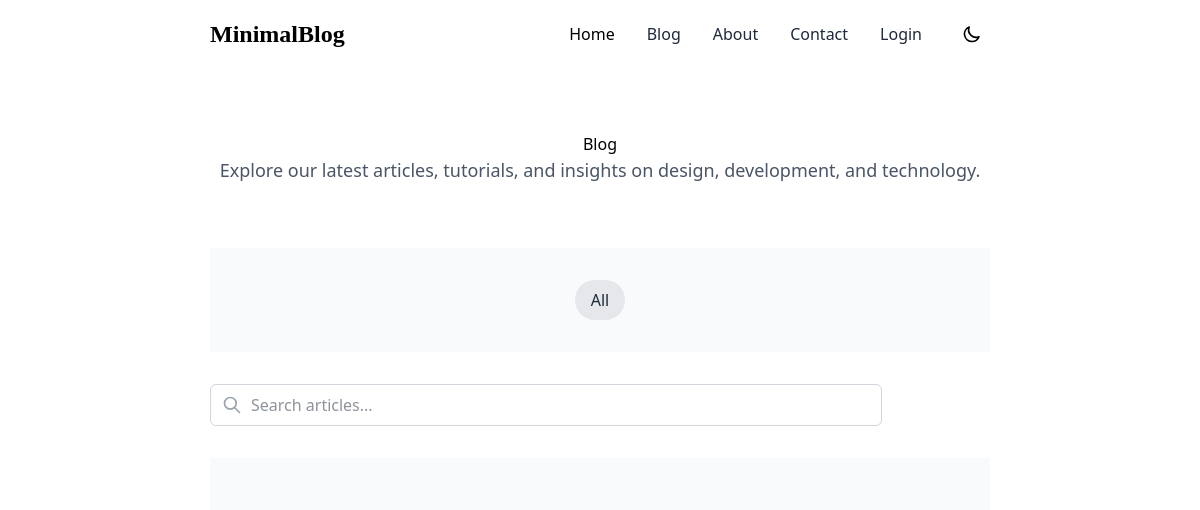
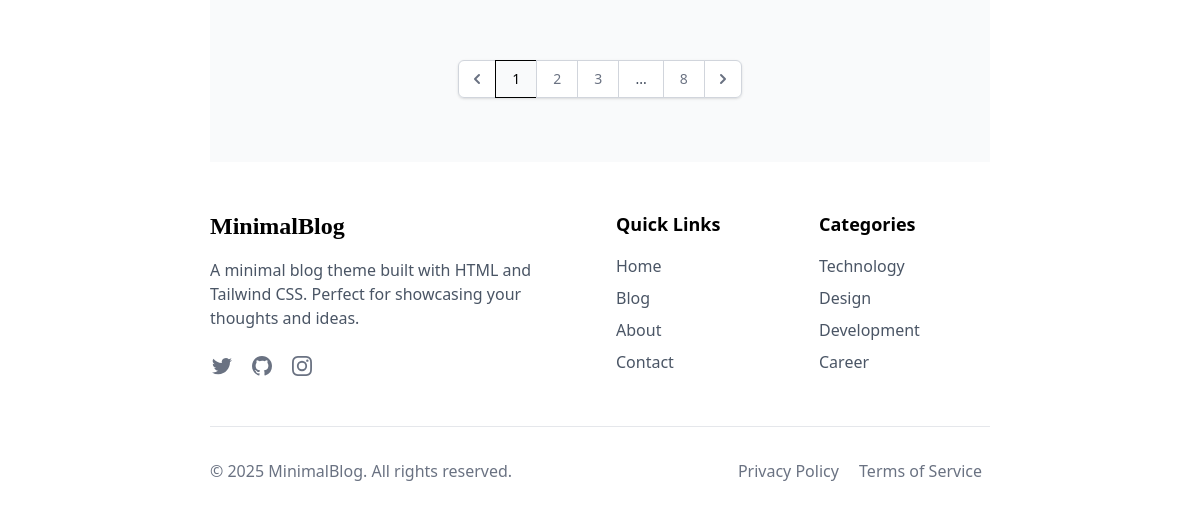
/blog, run on an earlier commit of the app's database (2 pictures, top to bottom).
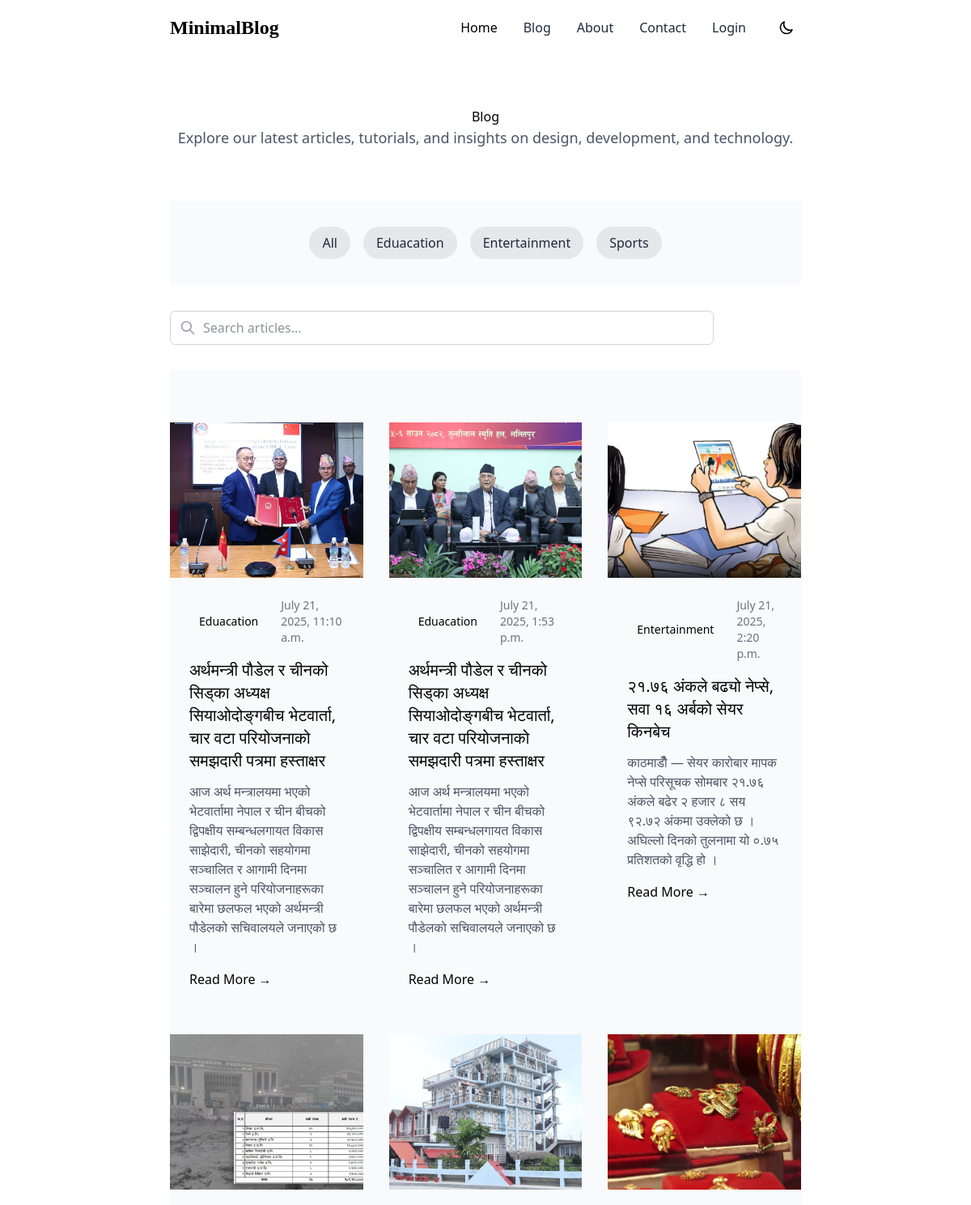
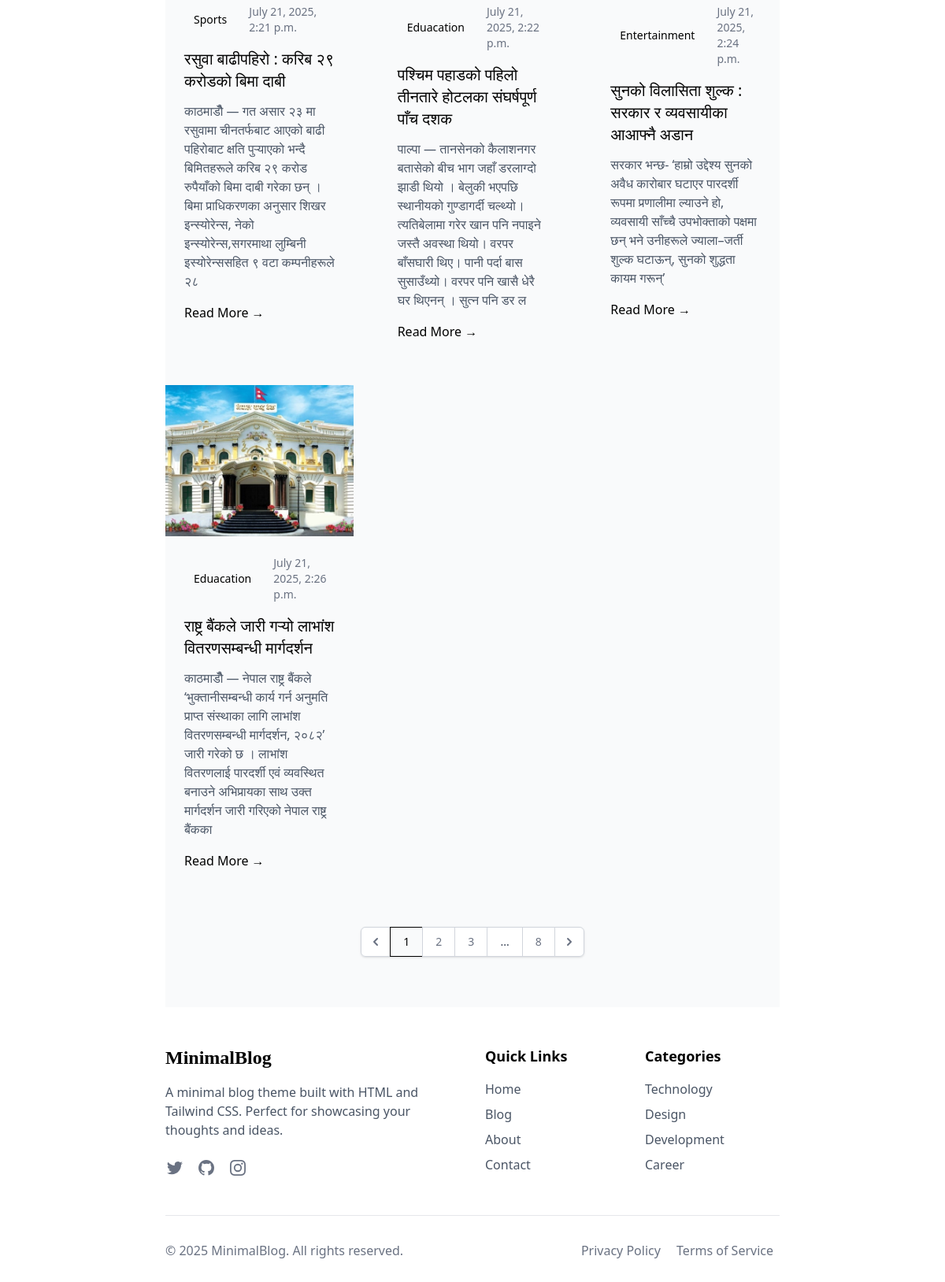
And on a later commit of the database (2 pictures, top to bottom).
### blog/models.py (models this page shows, shortened)
class Category(models.Model):
    title = models.CharField(max_length=255)
    slug = models.SlugField(max_length=255, unique=True, null=True, blank=True)
    img = models.ImageField(upload_to="category/", null=True, blank=True)

class Blog(models.Model):
    title = models.CharField(max_length=255)
    small_content = models.CharField(max_length=255)
    slug = models.SlugField(max_length=255, unique=True, null=True, blank=True)
    home_page_show = models.BooleanField(default=False)
    featured_blog = models.BooleanField(default=False)
    img = models.ImageField(upload_to="blog/", null=True, blank=True)
    content = models.TextField()
    tag = models.ManyToManyField(Tag)
    category = models.ForeignKey(Category, on_delete=models.CASCADE)
    created_at = models.DateTimeField(auto_now_add=True)
    updated_at = models.DateTimeField(auto_now=True)

### blog/views.py (the view)
# urls.py: path("blog", Blogs, name="blogpage"),
def Blogs(request):
    blog = Blog.objects.all()
    category = Category.objects.all()
    context = {
        'blog': blog,
        'category': category
    }
    return render(request, "blog.html", context)

### templates/blog.html (shortened to what this page needs)
{% extends 'base/base.html' %}
{% block content %}
    <section class="bg-white dark:bg-gray-900 py-16">
      <div class="container mx-auto text-center">
        <h1>Blog</h1>
        <p class="text-lg text-gray-600 dark:text-gray-300 max-w-3xl mx-auto">
          Explore our latest articles, tutorials, and insights on design, development, and technology.
        </p>
      </div>
    </section>
    <section class="py-8 bg-gray-50 dark:bg-gray-800">
      <div class="container-custom">
        <div class="flex flex-wrap justify-center gap-4">
            <button class="px-4 py-2 rounded-full bg-gray-200 text-gray-800 dark:bg-gray-700 dark:text-gray-200 hover:bg-gray-300 dark:hover:bg-gray-600 transition-colors">All</button>
          {% for categorys in category %}
            <a href="{% url 'Singlecategorypage' categorys.id %}" class="px-4 py-2 rounded-full bg-gray-200 text-gray-800 dark:bg-gray-700 dark:text-gray-200 hover:bg-gray-300 dark:hover:bg-gray-600 transition-colors">{{ categorys.title }}</a>
          {% endfor %}
        </div>
      </div>
    </section>
    <section class="py-8 bg-white dark:bg-gray-900">
      <div class="container-custom max-w-2xl">
        <div class="relative">
          <input
            type="text"
            placeholder="Search articles..."
            class="w-full px-4 py-2 pl-10 rounded-md border border-gray-300 dark:border-gray-700 bg-white dark:bg-gray-800 text-gray-800 dark:text-gray-200 focus:outline-none focus:ring-2 focus:ring-primary-500"
          />
          <svg xmlns="http://www.w3.org/2000/svg" class="h-5 w-5 absolute left-3 top-1/2 transform -translate-y-1/2 text-gray-400" fill="none" viewBox="0 0 24 24" stroke="currentColor">
            <path stroke-linecap="round" stroke-linejoin="round" stroke-width="2" d="M21 21l-6-6m2-5a7 7 0 11-14 0 7 7 0 0114 0z" />
          </svg>
        </div>
      </div>
    </section>
    <section class="py-16 bg-gray-50 dark:bg-gray-800">
      <div class="container-custom">
        <div class="grid md:grid-cols-2 lg:grid-cols-3 gap-8">
        {% for posts in blog%}
          <article class="card animate-fade-in">
            <img
              src="{{ posts.img.url }}"
              alt="People collaborating"
              class="w-full h-48 object-cover"
            />
            <div class="p-6">
              <div class="flex items-center mb-4">
                <span class="text-sm font-medium bg-primary-100 text-primary-800 dark:bg-primary-900 dark:text-primary-200 px-3 py-1 rounded-full">{{ posts.category.title }}</span>
                <span class="ml-4 text-sm text-gray-500 dark:text-gray-400">{{ posts.created_at }}</span>
              </div>
              <h3 class="text-xl mb-3">{{ posts.title }}</h3>
              <p class="text-gray-600 dark:text-gray-300 mb-4">
                {{ posts.small_content }}
              </p>
              <a href="{% url 'singleblogpage' posts.id %}" class="text-primary-600 dark:text-primary-400 font-medium hover:text-primary-700 dark:hover:text-primary-300">Read More →</a>
            </div>
          </article>
        {% endfor %}
        </div>
        <div class="flex justify-center mt-12">
          <nav class="inline-flex rounded-md shadow-sm -space-x-px" aria-label="Pagination">
            <a href="#" class="relative inline-flex items-center px-2 py-2 rounded-l-md border border-gray-300 dark:border-gray-700 bg-white dark:bg-gray-800 text-sm font-medium text-gray-500 dark:text-gray-400 hover:bg-gray-50 dark:hover:bg-gray-700">
              <svg class="h-5 w-5" xmlns="http://www.w3.org/2000/svg" viewBox="0 0 20 20" fill="currentColor" aria-hidden="true">
                <path fill-rule="evenodd" d="M12.707 5.293a1 1 0 010 1.414L9.414 10l3.293 3.293a1 1 0 01-1.414 1.414l-4-4a1 1 0 010-1.414l4-4a1 1 0 011.414 0z" clip-rule="evenodd" />
              </svg>
            </a>
            <a href="#" aria-current="page" class="relative inline-flex items-center px-4 py-2 border border-primary-500 bg-primary-50 dark:bg-primary-900 text-sm font-medium text-primary-600 dark:text-primary-300">
              1
            </a>
            <a href="#" class="relative inline-flex items-center px-4 py-2 border border-gray-300 dark:border-gray-700 bg-white dark:bg-gray-800 text-sm font-medium text-gray-500 dark:text-gray-400 hover:bg-gray-50 dark:hover:bg-gray-700">
              2
            </a>
            <a href="#" class="relative inline-flex items-center px-4 py-2 border border-gray-300 dark:border-gray-700 bg-white dark:bg-gray-800 text-sm font-medium text-gray-500 dark:text-gray-400 hover:bg-gray-50 dark:hover:bg-gray-700">
              3
            </a>
            <span class="relative inline-flex items-center px-4 py-2 border border-gray-300 dark:border-gray-700 bg-white dark:bg-gray-800 text-sm font-medium text-gray-700 dark:text-gray-400">
              ...
            </span>
            <a href="#" class="relative inline-flex items-center px-4 py-2 border border-gray-300 dark:border-gray-700 bg-white dark:bg-gray-800 text-sm font-medium text-gray-500 dark:text-gray-400 hover:bg-gray-50 dark:hover:bg-gray-700">
              8
            </a>
            <a href="#" class="relative inline-flex items-center px-2 py-2 rounded-r-md border border-gray-300 dark:border-gray-700 bg-white dark:bg-gray-800 text-sm font-medium text-gray-500 dark:text-gray-400 hover:bg-gray-50 dark:hover:bg-gray-700">
              <svg class="h-5 w-5" xmlns="http://www.w3.org/2000/svg" viewBox="0 0 20 20" fill="currentColor" aria-hidden="true">
                <path fill-rule="evenodd" d="M7.293 14.707a1 1 0 010-1.414L10.586 10 7.293 6.707a1 1 0 011.414-1.414l4 4a1 1 0 010 1.414l-4 4a1 1 0 01-1.414 0z" clip-rule="evenodd" />
              </svg>
            </a>
          </nav>
        </div>
      </div>
    </section>
    {% endblock %}

### templates/base/base.html
{% include 'base/header.html' %}
{% block content %}
{% endblock content %}
{% include 'base/footer.html' %}

### templates/base/Header.html (shortened to what this page needs)
{% load static %}
<!DOCTYPE html>
<html lang="en">
  <head>
    <link rel="stylesheet" href="https://cdn.jsdelivr.net/npm/swiper@11/swiper-bundle.min.css" />
    <link rel="stylesheet" href="{% static 'src/style.css' %}" />
    <script src="https://cdn.jsdelivr.net/npm/@tailwindcss/browser@4"></script>
  </head>
  <body class="w-[95vw] md:w-[90vw] lg:w-[65vw] mx-auto">
    <header class="sticky top-0 bg-white dark:bg-gray-900 z-10">
      <nav class="container-custom py-4">
        <div class="flex justify-between items-center">
          <a href="/" class="text-2xl font-serif font-bold text-primary-600 dark:text-primary-400">
            MinimalBlog
          </a>
          <div class="hidden md:flex items-center space-x-8">
            <a href="{% url 'homepage' %}" class="font-medium text-primary-600 dark:text-primary-400 hover:text-primary-700 dark:hover:text-primary-300">Home</a>
            <a href="blog" class="font-medium text-gray-800 dark:text-gray-200 hover:text-primary-500 dark:hover:text-primary-400">Blog</a>
            <a href="about" class="font-medium text-gray-800 dark:text-gray-200 hover:text-primary-500 dark:hover:text-primary-400">About</a>
            <a href="contact" class="font-medium text-gray-800 dark:text-gray-200 hover:text-primary-500 dark:hover:text-primary-400">Contact</a>
            {% if user.is_authenticated %}
              <a href="{% url 'profiles' %}" class="font-medium text-gray-800 dark:text-gray-200 hover:text-primary-500 dark:hover:text-primary-400">{{user.email}}</a>
              <a href="{% url 'logout' %}" class="font-medium text-gray-800 dark:text-gray-200 hover:text-primary-500 dark:hover:text-primary-400">logout</a>
            {% else %}
              <a href="{% url 'login' %}" class="font-medium text-gray-800 dark:text-gray-200 hover:text-primary-500 dark:hover:text-primary-400">Login</a>
            {% endif %}
            <button id="theme-toggle" class="p-2 rounded-full hover:bg-gray-100 dark:hover:bg-gray-800">
              <svg xmlns="http://www.w3.org/2000/svg" class="h-5 w-5 block dark:hidden" fill="none" viewBox="0 0 24 24" stroke="currentColor">
                <path stroke-linecap="round" stroke-linejoin="round" stroke-width="2" d="M20.354 15.354A9 9 0 018.646 3.646 9.003 9.003 0 0012 21a9.003 9.003 0 008.354-5.646z" />
              </svg>
            </button>
          </div>
        </div>
      </nav>
    </header>

### templates/base/Footer.html (shortened to what this page needs)
    <footer class=" dark:bg-gray-800 py-12">
      <div class="container-custom">
        <div class="grid md:grid-cols-4 gap-8">
          <div class="md:col-span-2">
            <a href="/" class="text-2xl font-serif font-bold text-primary-600 dark:text-primary-400">
              MinimalBlog
            </a>
            <p class="mt-4 text-gray-600 dark:text-gray-300">
              A minimal blog theme built with HTML and Tailwind CSS. Perfect for showcasing your thoughts and ideas.
            </p>
            <div class="flex space-x-4 mt-6">
              <a href="#" class="text-gray-500 hover:text-primary-500 dark:text-gray-400 dark:hover:text-primary-400">
              </a>
              <a href="#" class="text-gray-500 hover:text-primary-500 dark:text-gray-400 dark:hover:text-primary-400">
              </a>
              <a href="#" class="text-gray-500 hover:text-primary-500 dark:text-gray-400 dark:hover:text-primary-400">
              </a>
            </div>
          </div>
          <div>
            <h3 class="text-lg font-semibold mb-4">Quick Links</h3>
            <ul class="space-y-2">
              <li><a href="/" class="text-gray-600 dark:text-gray-300 hover:text-primary-500 dark:hover:text-primary-400">Home</a></li>
              <li><a href="/blog.html" class="text-gray-600 dark:text-gray-300 hover:text-primary-500 dark:hover:text-primary-400">Blog</a></li>
              <li><a href="/about.html" class="text-gray-600 dark:text-gray-300 hover:text-primary-500 dark:hover:text-primary-400">About</a></li>
              <li><a href="/contact.html" class="text-gray-600 dark:text-gray-300 hover:text-primary-500 dark:hover:text-primary-400">Contact</a></li>
            </ul>
          </div>
          <div>
            <h3 class="text-lg font-semibold mb-4">Categories</h3>
            <ul class="space-y-2">
              <li><a href="/blog.html" class="text-gray-600 dark:text-gray-300 hover:text-primary-500 dark:hover:text-primary-400">Technology</a></li>
              <li><a href="/blog.html" class="text-gray-600 dark:text-gray-300 hover:text-primary-500 dark:hover:text-primary-400">Design</a></li>
              <li><a href="/blog.html" class="text-gray-600 dark:text-gray-300 hover:text-primary-500 dark:hover:text-primary-400">Development</a></li>
              <li><a href="/blog.html" class="text-gray-600 dark:text-gray-300 hover:text-primary-500 dark:hover:text-primary-400">Career</a></li>
            </ul>
          </div>
        </div>
        <div class="border-t border-gray-200 dark:border-gray-700 mt-12 pt-8 flex flex-col md:flex-row justify-between items-center">
          <p class="text-gray-500 dark:text-gray-400">© 2025 MinimalBlog. All rights reserved.</p>
          <div class="mt-4 md:mt-0">
            <a href="#" class="text-gray-500 dark:text-gray-400 hover:text-gray-600 dark:hover:text-gray-300 mx-2">Privacy Policy</a>
            <a href="#" class="text-gray-500 dark:text-gray-400 hover:text-gray-600 dark:hover:text-gray-300 mx-2">Terms of Service</a>
          </div>
        </div>
      </div>
    </footer>
  </body>
</html>

What changed in the data, as far as the page shows it:
added Category: title "Eduacation"
added Category: title "Entertainment"
added Category: title "Sports"
added Blog: img (picture), category "Eduacation", created_at "July 21, 2025, 11:10 a.m.", title "अर्थमन्त्री पौडेल र चीनको सिड्का अध्यक्ष सियाओदोङ्गबीच भेटवार्ता, चार वटा परियोजनाको समझदारी पत्रमा हस्ताक्षर", small_content "आज अर्थ मन्त्रालयमा भएको भेटवार्तामा नेपाल र चीन बीचको द्विपक्षीय सम्बन्धलगायत विकास साझेदारी, चीनको सहयोगमा सञ्चालित र आगामी दिनमा सञ्चालन हुने परियोजनाहरूका बारेमा छलफल भएको अर्थमन्त्री पौडेलको सचिवालयले जनाएको छ ।"
added Blog: img (picture), category "Eduacation", created_at "July 21, 2025, 1:53 p.m.", title "अर्थमन्त्री पौडेल र चीनको सिड्का अध्यक्ष सियाओदोङ्गबीच भेटवार्ता, चार वटा परियोजनाको समझदारी पत्रमा हस्ताक्षर", small_content "आज अर्थ मन्त्रालयमा भएको भेटवार्तामा नेपाल र चीन बीचको द्विपक्षीय सम्बन्धलगायत विकास साझेदारी, चीनको सहयोगमा सञ्चालित र आगामी दिनमा सञ्चालन हुने परियोजनाहरूका बारेमा छलफल भएको अर्थमन्त्री पौडेलको सचिवालयले जनाएको छ ।"
added Blog: img (picture), category "Entertainment", created_at "July 21, 2025, 2:20 p.m.", title "२१.७६ अंकले बढ्यो नेप्से, सवा १६ अर्बको सेयर किनबेच", small_content "काठमाडौँ — सेयर कारोबार मापक नेप्से परिसूचक सोमबार २१.७६ अंकले बढेर २ हजार ८ सय ९२.७२ अंकमा उक्लेको छ । अघिल्लो दिनको तुलनामा यो ०.७५ प्रतिशतको वृद्धि हो ।"
added Blog: img (picture), category "Sports", created_at "July 21, 2025, 2:21 p.m.", title "रसुवा बाढीपहिरो : करिब २९ करोडको बिमा दाबी", small_content "काठमाडौँ — गत असार २३ मा रसुवामा चीनतर्फबाट आएको बाढी पहिरोबाट क्षति पुर्‍याएको भन्दै बिमितहरूले करिब २९ करोड रुपैयाँको बिमा दाबी गरेका छन् । बिमा प्राधिकरणका अनुसार शिखर इन्स्योरेन्स, नेको इन्स्योरेन्स,सगरमाथा लुम्बिनी इस्योरेन्ससहित ९ वटा कम्पनीहरूले २८"
added Blog: img (picture), category "Eduacation", created_at "July 21, 2025, 2:22 p.m.", title "पश्चिम पहाडको पहिलो तीनतारे होटलका संघर्षपूर्ण पाँच दशक", small_content "पाल्पा — तानसेनको कैलाशनगर बतासेको बीच भाग जहाँ डरलाग्दो झाडी थियो । बेलुकी भएपछि स्थानीयको गुण्डागर्दी चल्थ्यो। त्यतिबेलामा गरेर खान पनि नपाइने जस्तै अवस्था थियो। वरपर बाँसघारी थिए। पानी पर्दा बास सुसाउँथ्यो। वरपर पनि खासै धेरै घर थिएनन् । सुत्न पनि डर ल"
added Blog: img (picture), category "Entertainment", created_at "July 21, 2025, 2:24 p.m.", title "सुनको विलासिता शुल्क : सरकार र व्यवसायीका आआफ्नै अडान", small_content "सरकार भन्छ- ‘हाम्रो उद्देश्य सुनको अवैध कारोबार घटाएर पारदर्शी रूपमा प्रणालीमा ल्याउने हो, व्यवसायी साँच्चै उपभोक्ताको पक्षमा छन् भने उनीहरूले ज्याला–जर्ती शुल्क घटाऊन्, सुनको शुद्धता कायम गरून्’"
added Blog: img (picture), category "Eduacation", created_at "July 21, 2025, 2:26 p.m.", title "राष्ट्र बैंकले जारी गर्‍यो लाभांश वितरणसम्बन्धी मार्गदर्शन", small_content "काठमाडौँ — नेपाल राष्ट्र बैंकले ‘भुक्तानीसम्बन्धी कार्य गर्न अनुमति प्राप्त संस्थाका लागि लाभांश वितरणसम्बन्धी मार्गदर्शन, २०८२’ जारी गरेको छ । लाभांश वितरणलाई पारदर्शी एवं व्यवस्थित बनाउने अभिप्रायका साथ उक्त मार्गदर्शन जारी गरिएको नेपाल राष्ट्र बैंकका"
